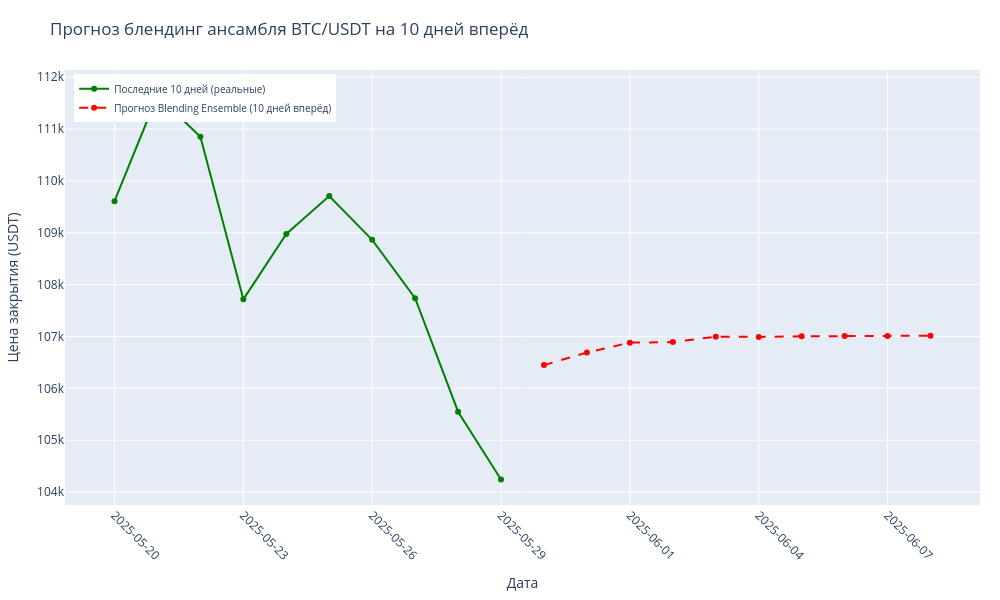

Notebook cell for this chart:
### Code cell
last_10_days_dates = test_dates[-10:]
last_10_days_values = y_test.values[-10:]
last_timestamp = test_dates[-1]
last_date = pd.to_datetime(last_timestamp, unit='ms')  # миллисекунды!

future_dates = pd.date_range(
    start=last_date + pd.Timedelta(days=1),
    periods=10,
    freq='D'
)

initial_future_features = []
last_row = X_test.iloc[-1]

for i in range(10):
    new_row = last_row.copy()
    if i == 0:
        new_row['lag_1'] = y_test.values[-1]
    else:
        new_row['lag_1'] = initial_future_features[i-1]['lag_1']
    new_row['7_day_ma'] = X_test['7_day_ma'].values[-1]
    new_row['7_day_std'] = X_test['7_day_std'].values[-1]
    new_row['upper_band'] = X_test['upper_band'].values[-1]
    new_row['lower_band'] = X_test['lower_band'].values[-1]
    new_row['daily_return'] = 0
    initial_future_features.append(new_row)

initial_future_features = pd.DataFrame(initial_future_features)
initial_future_features_scaled = scaler.transform(initial_future_features)

knn_future_pred = knn_model.predict(initial_future_features_scaled)
lgb_future_pred = lgb_model.predict(initial_future_features_scaled)
lstm_future_pred = lstm_model.predict(initial_future_features_scaled)
lr_future_pred = lr_model.predict(initial_future_features_scaled)
arima_future_pred = arima_model.predict(initial_future_features)

X_future_blend = np.column_stack([
    knn_future_pred,
    lgb_future_pred,
    lstm_future_pred,
    lr_future_pred,
    arima_future_pred
])
future_blend_pred = blender.predict(X_future_blend)

fig = go.Figure()
fig.add_trace(
    go.Scatter(
        x=pd.to_datetime(last_10_days_dates, unit='ms'),
        y=last_10_days_values,
        mode='lines+markers',
        name='Последние 10 дней (реальные)',
        line=dict(color='green', width=2),
        marker=dict(size=6),
        hovertemplate='Дата: %{x|%Y-%m-%d}<br>Цена: %{y:.2f} USDT<extra></extra>'
    )
)

fig.add_trace(
    go.Scatter(
        x=future_dates,
        y=future_blend_pred,
        mode='lines+markers',
        name='Прогноз Blending Ensemble (10 дней вперёд)',
        line=dict(color='red', width=2, dash='dash'),
        marker=dict(size=6, symbol='circle'),
        hovertemplate='Дата: %{x|%Y-%m-%d}<br>Прогноз: %{y:.2f} USDT<extra></extra>'
    )
)

fig.update_layout(
    title='Прогноз блендинг ансамбля BTC/USDT на 10 дней вперёд',
    xaxis_title='Дата',
    yaxis_title='Цена закрытия (USDT)',
    legend=dict(
        yanchor="top",
        y=0.99,
        xanchor="left",
        x=0.01,
        font=dict(size=10)
    ),
    hoverlabel=dict(
        bgcolor="white",
        font_size=14,
        font_family="Rockwell"
    ),
    xaxis=dict(
        tickformat="%Y-%m-%d",
        tickangle=45
    ),
    margin=dict(l=50, r=20, t=70, b=50),
    width=1000,
    height=600
)

fig.show()

### Figure 1 — Plotly figure (JSON) as saved in the notebook; plotly's stock layout.template omitted (floating-point values rounded to 4 significant figures)
{"data": [{"hovertemplate": "Дата: %{x|%Y-%m-%d}<br>Цена: %{y:.2f} USDT<extra></extra>", "line": {"color": "green", "width": 2}, "marker": {"size": 6}, "mode": "lines+markers", "name": "Последние 10 дней (реальные)", "type": "scatter", "x": ["2025-05-20T00:00:00.000000000", "2025-05-21T00:00:00.000000000", "2025-05-22T00:00:00.000000000", "2025-05-23T00:00:00.000000000", "2025-05-24T00:00:00.000000000", "2025-05-25T00:00:00.000000000", "2025-05-26T00:00:00.000000000", "2025-05-27T00:00:00.000000000", "2025-05-28T00:00:00.000000000", "2025-05-29T00:00:00.000000000"], "y": [109600.0, 111600.0, 110900.0, 107700.0, 109000.0, 109700.0, 108900.0, 107700.0, 105600.0, 104200.0]}, {"hovertemplate": "Дата: %{x|%Y-%m-%d}<br>Прогноз: %{y:.2f} USDT<extra></extra>", "line": {"color": "red", "dash": "dash", "width": 2}, "marker": {"size": 6, "symbol": "circle"}, "mode": "lines+markers", "name": "Прогноз Blending Ensemble (10 дней вперёд)", "type": "scatter", "x": ["2025-05-30T00:00:00.000000000", "2025-05-31T00:00:00.000000000", "2025-06-01T00:00:00.000000000", "2025-06-02T00:00:00.000000000", "2025-06-03T00:00:00.000000000", "2025-06-04T00:00:00.000000000", "2025-06-05T00:00:00.000000000", "2025-06-06T00:00:00.000000000", "2025-06-07T00:00:00.000000000", "2025-06-08T00:00:00.000000000"], "y": [106400.0, 106700.0, 106900.0, 106900.0, 107000.0, 107000.0, 107000.0, 107000.0, 107000.0, 107000.0]}], "layout": {"height": 600, "hoverlabel": {"bgcolor": "white", "font": {"family": "Rockwell", "size": 14}}, "legend": {"font": {"size": 10}, "x": 0.01, "xanchor": "left", "y": 0.99, "yanchor": "top"}, "margin": {"b": 50, "l": 50, "r": 20, "t": 70}, "title": {"text": "Прогноз блендинг ансамбля BTC/USDT на 10 дней вперёд"}, "width": 1000, "xaxis": {"tickangle": 45, "tickformat": "%Y-%m-%d", "title": {"text": "Дата"}}, "yaxis": {"title": {"text": "Цена закрытия (USDT)"}}}}
